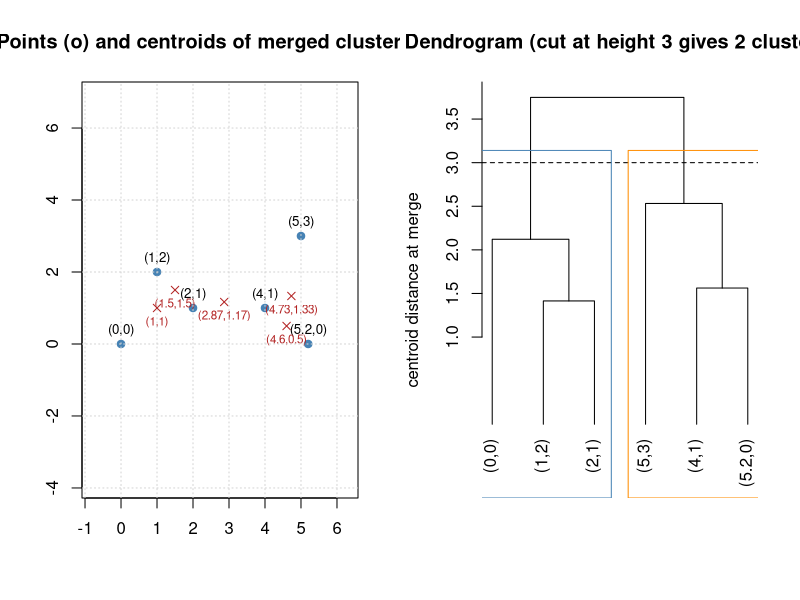

Here is the R script that generated this plot:
# Agglomerative clustering of six points with Euclidean distance and centroid linkage.
P <- matrix(c(0, 0, 1, 2, 2, 1, 4, 1, 5.2, 0, 5, 3), ncol = 2, byrow = TRUE)
labels <- c("(0,0)", "(1,2)", "(2,1)", "(4,1)", "(5.2,0)", "(5,3)")
rownames(P) <- labels

# hclust's centroid update is exact for squared Euclidean distances; take square roots of the heights.
hc <- hclust(dist(P)^2, method = "centroid")
hc$height <- sqrt(hc$height)

# Members and centroid of the cluster formed at each merge.
members <- function(i) if (i < 0) -i else c(members(hc$merge[i, 1]), members(hc$merge[i, 2]))
centroids <- t(sapply(seq_len(nrow(hc$merge)), function(i) colMeans(P[members(i), , drop = FALSE])))

par(mfrow = c(1, 2))
plot(P, pch = 19, col = "steelblue", asp = 1, xlim = c(-0.8, 6.3), ylim = c(-0.8, 3.8),
     xlab = "", ylab = "", main = "Points (o) and centroids of merged clusters (x)")
text(P, labels = labels, pos = 3, cex = 0.8)
points(centroids, pch = 4, col = "firebrick")
text(centroids, labels = sprintf("(%.3g,%.3g)", centroids[, 1], centroids[, 2]),
     pos = 1, col = "firebrick", cex = 0.7)
grid()

plot(hc, hang = -1, xlab = "", sub = "", ylab = "centroid distance at merge",
     main = "Dendrogram (cut at height 3 gives 2 clusters)")
abline(h = 3, lty = 2)
rect.hclust(hc, h = 3, border = c("steelblue", "darkorange"))
